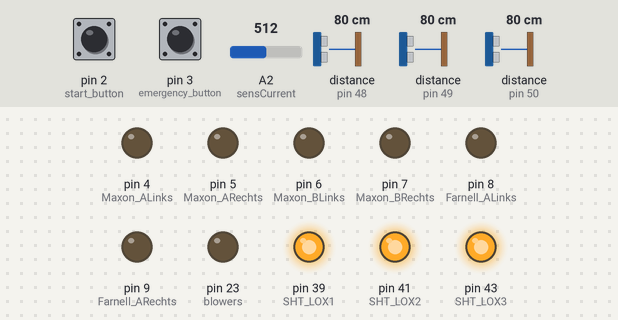
The sketch below on a simulated Arduino Mega 2560, built with avr-gcc and run on an emulated ATmega2560. On the bench: output pins drawn as LEDs (lit = HIGH). The test bench sets the inputs (shaded band); at power-on: pin 2 (start_button) HIGH, pin 3 (emergency_button) HIGH, A2 (sensCurrent) = 512, distance to the obstacle (sensors on pin 48, pin 49, pin 50) 80 cm. What the sketch prints to the serial monitor is not drawn.

Above: at 1.2 s.
1.3 s: pin 2 (start_button) pulled LOW for 0.15 s
At 2.5 s:
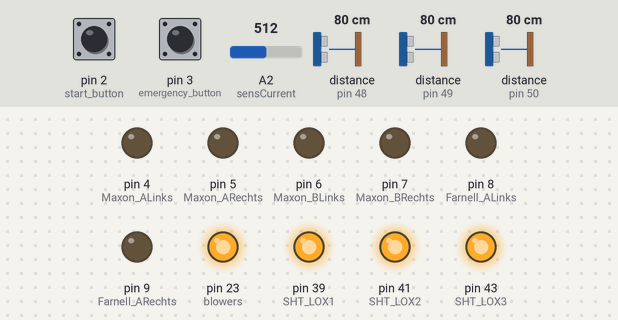
10.5 s: pin 3 (emergency_button) pulled LOW for 0.15 s
At 11.3 s:
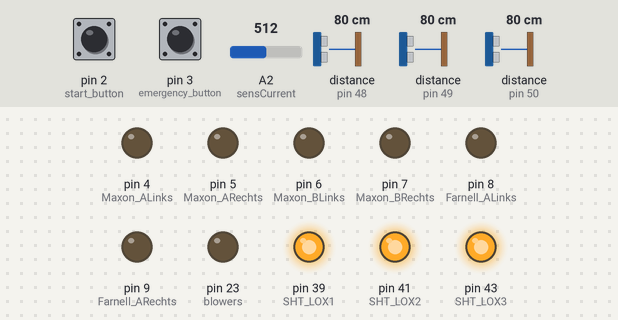
Timing chart, 0 to 13.1 s (numbered marks = the images above; inputs shaded):
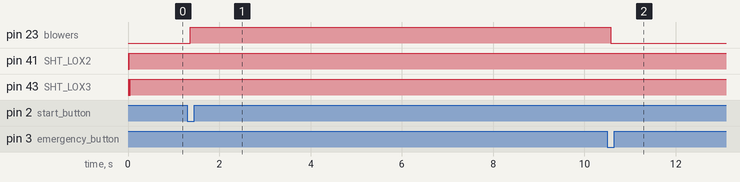

The sketch:

UAV_main_V1.2.ino
```cpp
#include "Adafruit_VL53L0X.h"

int serialAllowmend = 0;

//DEFINE PINS
#define start_button 2
#define emergency_button 3  //external interrupt
#define SHT_LOX1 39
#define SHT_LOX2 41
#define SHT_LOX3 43
#define Maxon_ALinks 4
#define Maxon_ARechts 5
#define Maxon_BLinks 6
#define Maxon_BRechts 7
#define Farnell_ALinks 8
#define Farnell_ARechts 9
#define blowers 23
#define sensVoltCel1 A5
#define sensVoltCel2 A4
#define sensVoltCel3 A3
#define sensCurrent A2

// ADRESS TO ASSIGN TO VL530X
#define VL530x_ADDRESS_left  0x30
#define VL530x_ADDRESS_right 0x31
#define VL530x_ADDRESS_side  0x32
int sensor1,sensor2,sensor3;

// objects for the vl53l0x
Adafruit_VL53L0X TOF1_left = Adafruit_VL53L0X();
Adafruit_VL53L0X TOF2_right = Adafruit_VL53L0X();
Adafruit_VL53L0X TOF3_side = Adafruit_VL53L0X();

//holds measurement
VL53L0X_RangingMeasurementData_t measure1;
VL53L0X_RangingMeasurementData_t measure2;
VL53L0X_RangingMeasurementData_t measure3;

//VARIABLE
volatile bool emergencyState = false;
bool lastButtonState = LOW;
bool blowerState = LOW;
int MaxonLinks_pwm = 0;
int MaxonRechts_pwm = 0;
int Farnell_pwm = 0;


void setup() {
  Serial.begin(115200);
  // wait until serial port opens for native USB devices
  if (serialAllowmend){
    while (! Serial) { delay(1); }
  }

  pinMode(start_button, INPUT_PULLUP);
  pinMode(emergency_button, INPUT_PULLUP);
  attachInterrupt(digitalPinToInterrupt(emergency_button), myISR, FALLING);

  pinMode(blowers, OUTPUT);
  pinMode(Maxon_ALinks, OUTPUT);
  pinMode(Maxon_ARechts, OUTPUT);
  pinMode(Maxon_BLinks, OUTPUT);
  pinMode(Maxon_BRechts, OUTPUT);
  pinMode(Farnell_ALinks, OUTPUT);
  pinMode(Farnell_ARechts, OUTPUT);

  pinMode(SHT_LOX1, OUTPUT);
  pinMode(SHT_LOX2, OUTPUT);
  pinMode(SHT_LOX3, OUTPUT);
  Serial.println("Shutdown pins inited...");

  digitalWrite(SHT_LOX1, LOW);
  digitalWrite(SHT_LOX2, LOW);
  digitalWrite(SHT_LOX3, LOW);
  Serial.println("Both in reset mode...(pins are low)");

  setupTimer();
  setID();
  initalisation();
}


void loop() {
  if(emergencyState == false){
    byte buttonState = digitalRead(start_button);
    if (buttonState != lastButtonState) {
      lastButtonState = buttonState;
      if (buttonState == LOW) {
        blowerState = (blowerState == HIGH) ? LOW: HIGH;
        digitalWrite(blowers, blowerState);
      }
    }
  }
  if(emergencyState == true){
    digitalWrite(blowers, LOW);
  }

  read_dual_sensors();
  maxonMotorLinks(1, MaxonLinks_pwm);
  maxonMotorRechts(0, MaxonRechts_pwm);
  FarnellMotor(0, Farnell_pwm);
  //delay(1000);
}


void setupTimer() {
  //https://community.robotshop.com/forum/t/arduino-101-timers-and-interrupts/13072
  //http://www.8bit-era.cz/arduino-timer-interrupts-calculator.html

  // TIMER 1 for interrupt frequency 3 Hz:
  cli();       // stop interrupts
  TCCR1A = 0;  // set entire TCCR1A register to 0
  TCCR1B = 0;  // same for TCCR1B
  TCNT1 = 0;   // initialize counter value to 0
  // set compare match register for 3.0000480007680124 Hz increments
  OCR1A = 20832;  // = 16000000 / (256 * 3.0000480007680124) - 1 (must be <65536)
  // turn on CTC mode
  TCCR1B |= (1 << WGM12);
  // Set CS12, CS11 and CS10 bits for 256 prescaler
  TCCR1B |= (1 << CS12) | (0 << CS11) | (0 << CS10);
  // enable timer compare interrupt
  TIMSK1 |= (1 << OCIE1A);
  sei();  // allow interrupts
}


ISR(TIMER1_COMPA_vect) {
  static int count = 0;
  MeassureAmperage();

  if(serialAllowmend){
    Serial.print("Counter: ");
    Serial.println(count);
  }

  if (count >= 60){
    MeassureBatteryVoltage();
    count = 0;
  }
  count++;
}


void myISR()
{
  Serial.println("trigger");
  emergencyState = !emergencyState;
}


void setID() {
  // all reset
  digitalWrite(SHT_LOX1, LOW);
  digitalWrite(SHT_LOX2, LOW);
  digitalWrite(SHT_LOX3, LOW);
  delay(10);
  // all unreset
  digitalWrite(SHT_LOX1, HIGH);
  digitalWrite(SHT_LOX2, HIGH);
  digitalWrite(SHT_LOX3, HIGH);
  delay(10);

  // activating LOX1 and reseting LOX2
  digitalWrite(SHT_LOX1, HIGH);
  digitalWrite(SHT_LOX2, LOW);
  digitalWrite(SHT_LOX3, LOW);

  // initing LOX1
  if(!TOF1_left.begin(VL530x_ADDRESS_left)) {
    Serial.println(F("Failed to boot first VL53L0X"));
    while(1);
  }
  delay(10);

  // activating LOX2
  digitalWrite(SHT_LOX2, HIGH);
  delay(10);

  //initing LOX2
  if(!TOF2_right.begin(VL530x_ADDRESS_right)) {
    Serial.println(F("Failed to boot second VL53L0X"));
    while(1);
  }
  delay(10);

  // activating LOX3
  digitalWrite(SHT_LOX3, HIGH);
  delay(10);

  //initing LOX3
  if(!TOF3_side.begin(VL530x_ADDRESS_side)) {
    Serial.println(F("Failed to boot third VL53L0X"));
    while(1);
  }
}


void initalisation()
{
  //for initialsation
}


void MeassureAmperage() {
  #define NoLoadOuput 2.5  //Volt
  #define sensitivity 0.66
  int currentThreshold = 7;
  int adc = analogRead(sensCurrent);
  float voltage = adc * 5 / 1024.0;
  float current = (voltage - NoLoadOuput) / sensitivity * 10;

  if(serialAllowmend)
  {
    Serial.print("Current: ");
    Serial.println(current);
  }

  if (current >= currentThreshold) {
    ERROR(1);
  }
}


void MeassureBatteryVoltage() {
  #define VoltageThreshold 3
  int value_1, value_2, value_3 = 0;
  float VoltageCell_1, VoltageCell_2, VoltageCell_3;
  int weerstandSerieCel1 = 3000;  //R1 + R2 + R3
  int weerstandSerieCel2 = 2000;  //R1 +R2
  int weerstandSerieCel3 = 220;   //R3
  int R1, R2 = 1000;
  int R3 = 220;

  value_1 = analogRead(sensVoltCel1);
  VoltageCell_1 = value_1 * (5.0 / 1024) * ((weerstandSerieCel1) / R2);
  value_2 = analogRead(sensVoltCel2);
  VoltageCell_2 = value_2 * (5.0 / 1024) * ((weerstandSerieCel2) / R2);
  value_3 = analogRead(sensVoltCel3);
  VoltageCell_3 = value_3 * (5.0 / 1024) * ((weerstandSerieCel3) / R3);

  if(serialAllowmend){
    // char buffer[40];
    // sprintf(buffer, "Baterij voltage - Cel1: %dV \t Cel2: %dV \t Cel3: %dV \t", VoltageCell_1, VoltageCell_2, VoltageCell_3);
    // Serial.println(buffer);

    Serial.print("\nCEL 1:");
    Serial.println(VoltageCell_1);
    Serial.print("CEL 2:");
    Serial.println(VoltageCell_2);
    Serial.print("CEL 3:");
    Serial.println(VoltageCell_3);
    Serial.println("");
  }

  if (VoltageCell_1 <= VoltageThreshold || VoltageCell_2 <= VoltageThreshold || VoltageCell_3 <= VoltageThreshold) {
    ERROR(2);
  }
}


void read_dual_sensors() {
  TOF1_left.rangingTest(&measure1, false); // pass in 'true' to get debug data printout!
  TOF2_right.rangingTest(&measure2, false); // pass in 'true' to get debug data printout!
  TOF3_side.rangingTest(&measure3, false); // pass in 'true' to get debug data printout!

  Serial.print("1: ");
  if(measure1.RangeStatus != 4) {     // if not out of range
    sensor1 = measure1.RangeMilliMeter;
    Serial.print(sensor1);
    Serial.print("mm");
  } else {
    Serial.print("Out of range");
  }

  Serial.print(" ");

  Serial.print("2: ");
  if(measure2.RangeStatus != 4) {
    sensor2 = measure2.RangeMilliMeter;
    Serial.print(sensor2);
    Serial.print("mm");
  } else {
    Serial.print("Out of range");
  }

  Serial.print(" ");

  Serial.print("3: ");
  if(measure3.RangeStatus != 4) {
    sensor3 = measure3.RangeMilliMeter;
    Serial.print(sensor3);
    Serial.print("mm");
  } else {
    Serial.print("Out of range");
  }

  Serial.println();
}


void maxonMotorLinks (int direction, int speed)
{
  const int LINKS = 1;
  const int RECHTS = 2;

  if(direction == LINKS){                 //Rotate left
    analogWrite(Maxon_ARechts, 0);
    analogWrite(Maxon_ALinks, speed);
  }
 if(direction == RECHTS){                 //rotate right
    analogWrite(Maxon_ALinks, 0);
    analogWrite(Maxon_ARechts, speed);
  }
   if(direction == 0){                    //stop
     analogWrite(Maxon_ARechts, 0);
    analogWrite(Maxon_ALinks, 0);
  }
}

void maxonMotorRechts (int direction, int speed)
{
  const int LINKS = 1;
  const int RECHTS = 2;

  if(direction == LINKS){                 //Rotate left
    analogWrite(Maxon_BRechts, 0);
    analogWrite(Maxon_BLinks, speed);
  }
 if(direction == RECHTS){                 //rotate right
    analogWrite(Maxon_BLinks, 0);
    analogWrite(Maxon_BRechts, speed);
  }
   if(direction == 0){                    //stop
     analogWrite(Maxon_BRechts, 0);
    analogWrite(Maxon_BLinks, 0);
  }
}

void FarnellMotor (int direction, int speed)
{
  const int LINKS = 1;
  const int RECHTS = 2;

  if(direction == LINKS){                 //Rotate left
    analogWrite(Farnell_ARechts, 0);
    analogWrite(Farnell_ALinks, speed);
  }
 if(direction == RECHTS){                 //rotate right
    analogWrite(Farnell_ALinks, 0);
    analogWrite(Farnell_ARechts, speed);
  }
   if(direction == 0){                    //stop
     analogWrite(Farnell_ALinks, 0);
    analogWrite(Farnell_ARechts, 0);
  }
}


void ERROR(int errorCode)
{
  switch (errorCode) {
    case 1:
      Serial.println("Error #1");
      Serial.println("Current above threshold");
      //logica toevoegen
      break;

    case 2:
      Serial.println("Error #2");
      Serial.println("Voltage below threshold");
      //logica toevoegen
      break;

    default:
      Serial.println("Unknown error");
      break;
  }
}
```

Measured:
- after the input at 1.3 s, pin 23 (blowers): LOW → HIGH after 0.06 s
- after the input at 10.5 s, pin 23 (blowers): HIGH → LOW after 0.08 s
